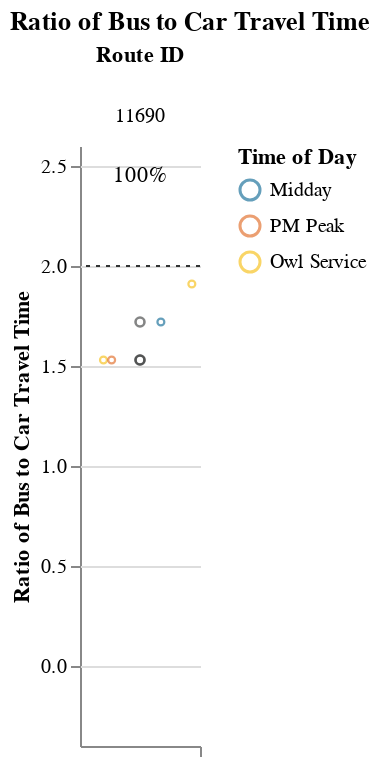
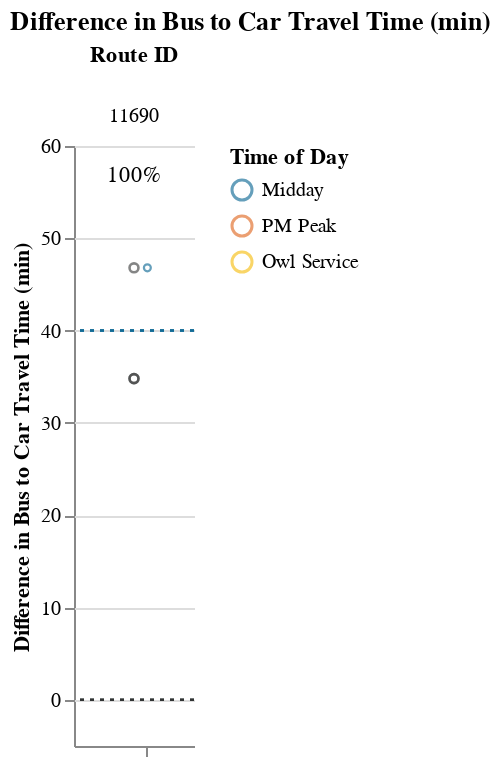

The code cell stored with these charts, in order, in its notebook:
### Markdown cell above
### Long Routes (> 1.5 hrs)

### Code cell
route_group = "long"
try:
    subset_routes, mult, diff  = setup_charts(df, PCT_COMPETITIVE_THRESHOLD, route_group)
    if len(subset_routes) > 0:
        display(
            Markdown(
                f"{CAPTIONS_DICT[route_group]}"
                "Within each route group, routes are sorted in descending order "
                "by % competitive trips and # trips below the additional time cut-off."
            )
        )

        display(mult)
        display(diff)
except:
    print("No routes meet this criteria.")

### Figure 1 — Vega-Lite specification as saved in the notebook (floating-point values rounded to 4 significant figures)
{"config": {"view": {"continuousWidth": 400, "continuousHeight": 300, "stroke": null}, "facet": {"spacing": 0}}, "data": {"name": "data-f453ea7b9587086737fd95e19ceb016a"}, "facet": {"column": {"field": "route_id", "sort": ["11690"], "title": "Route ID", "type": "nominal"}}, "spec": {"layer": [{"mark": {"type": "point", "opacity": 0.65, "size": 12, "strokeWidth": 1.1}, "encoding": {"color": {"field": "time_of_day", "scale": {"range": ["#136C97", "#E16B26", "#F6BF16", "#00896B", "#7790A3", "#5B559C"]}, "sort": ["AM Peak", "Midday", "PM Peak", "Owl Service"], "title": "Time of Day", "type": "nominal"}, "tooltip": [{"field": "route_id", "type": "nominal"}, {"field": "trip_id", "type": "nominal"}, {"field": "service_hours", "type": "quantitative"}, {"field": "car_duration_hours", "type": "quantitative"}, {"field": "bus_multiplier", "type": "quantitative"}, {"field": "bus_difference", "type": "quantitative"}, {"field": "num_trips", "type": "quantitative"}, {"field": "num_competitive", "type": "quantitative"}, {"field": "pct_trips_competitive", "type": "quantitative"}, {"field": "p25", "type": "quantitative"}, {"field": "p50", "type": "quantitative"}, {"field": "p75", "type": "quantitative"}], "x": {"axis": {"grid": false, "labels": false, "ticks": true, "values": [0]}, "field": "jitter", "scale": {}, "title": null, "type": "quantitative"}, "y": {"field": "bus_multiplier", "scale": {"domain": [-0.25, 2.5]}, "title": "Ratio of Bus to Car Travel Time", "type": "quantitative"}}, "selection": {"selector005": {"type": "interval", "bind": "scales", "encodings": ["x", "y"]}}, "transform": [{"calculate": "sqrt(-2*log(random()))*cos(2*PI*random())", "as": "jitter"}], "width": 60}, {"layer": [{"mark": {"type": "point", "opacity": 0.6, "size": 20, "strokeWidth": 1.3}, "encoding": {"color": {"value": "#323434"}, "y": {"field": "bus_multiplier", "type": "quantitative"}}, "transform": [{"filter": "(datum.p50_trip === 1)"}]}, {"mark": {"type": "rule", "strokeDash": [2, 3]}, "encoding": {"color": {"value": "#323434"}, "y": {"field": "cutoff", "type": "quantitative"}}}, {"mark": {"type": "text", "align": "center", "baseline": "middle"}, "encoding": {"color": {"value": "black"}, "text": {"field": "pct_trips_competitive", "format": ".0%", "type": "quantitative"}, "tooltip": [{"field": "route_id", "type": "nominal"}, {"field": "trip_id", "type": "nominal"}, {"field": "service_hours", "type": "quantitative"}, {"field": "car_duration_hours", "type": "quantitative"}, {"field": "bus_multiplier", "type": "quantitative"}, {"field": "bus_difference", "type": "quantitative"}, {"field": "num_trips", "type": "quantitative"}, {"field": "num_competitive", "type": "quantitative"}, {"field": "pct_trips_competitive", "type": "quantitative"}, {"field": "p25", "type": "quantitative"}, {"field": "p50", "type": "quantitative"}, {"field": "p75", "type": "quantitative"}], "x": {"value": 30}, "y": {"value": 15}}, "transform": [{"calculate": "sqrt(-2*log(random()))*cos(2*PI*random())", "as": "jitter"}, {"filter": "(datum.fastest_trip === 1)"}]}]}]}, "resolve": {"scale": {"y": "shared"}}, "title": "Ratio of Bus to Car Travel Time", "$schema": "https://vega.github.io/schema/vega-lite/v4.17.0.json", "datasets": {"data-f453ea7b9587086737fd95e19ceb016a": [{"calitp_itp_id": 380, "trip_key": -2264956901710554590, "trip_id": "t_2012539_b_33529_tn_0", "shape_id": "p_9409", "route_id": "11690", "service_hours": 1.67, "trip_first_departure_ts": 19200, "trip_last_arrival_ts": 25200, "departure_hour": 5, "time_of_day": "Owl Service", "p25": 1.67, "p50": 1.77, "p75": 1.923, "p50_trip": 1, "fastest_trip": 0, "car_duration_hours": 1.09, "competitive_route": 1, "bus_multiplier": 1.53, "bus_difference": 34.8, "num_trips": 4, "num_competitive": 4, "pct_trips_competitive": 1.0, "bus_difference_spread": 24.6, "route_group": "long", "max_trip_hrs": 2.08, "max_trip_route_group": 2.78, "name": "Ventura County Transportation Commission", "caltrans_district": "07 - Los Angeles", "drmt_organization_name": null, "cutoff2": 40, "cutoff": 2}, {"calitp_itp_id": 380, "trip_key": 1309661196047819530, "trip_id": "t_2012465_b_33529_tn_0", "shape_id": "p_9413", "route_id": "11690", "service_hours": 1.67, "trip_first_departure_ts": 61800, "trip_last_arrival_ts": 67800, "departure_hour": 17, "time_of_day": "PM Peak", "p25": 1.67, "p50": 1.77, "p75": 1.923, "p50_trip": 1, "fastest_trip": 1, "car_duration_hours": 1.09, "competitive_route": 1, "bus_multiplier": 1.53, "bus_difference": 34.8, "num_trips": 4, "num_competitive": 4, "pct_trips_competitive": 1.0, "bus_difference_spread": 24.6, "route_group": "long", "max_trip_hrs": 2.08, "max_trip_route_group": 2.78, "name": "Ventura County Transportation Commission", "caltrans_district": "07 - Los Angeles", "drmt_organization_name": null, "cutoff2": 40, "cutoff": 2}, {"calitp_itp_id": 380, "trip_key": 6438527212206342248, "trip_id": "t_2012627_b_33529_tn_0", "shape_id": "p_9413", "route_id": "11690", "service_hours": 1.87, "trip_first_departure_ts": 58200, "trip_last_arrival_ts": 64920, "departure_hour": 16, "time_of_day": "Midday", "p25": 1.67, "p50": 1.77, "p75": 1.923, "p50_trip": 1, "fastest_trip": 0, "car_duration_hours": 1.09, "competitive_route": 1, "bus_multiplier": 1.72, "bus_difference": 46.8, "num_trips": 4, "num_competitive": 4, "pct_trips_competitive": 1.0, "bus_difference_spread": 24.6, "route_group": "long", "max_trip_hrs": 2.08, "max_trip_route_group": 2.78, "name": "Ventura County Transportation Commission", "caltrans_district": "07 - Los Angeles", "drmt_organization_name": null, "cutoff2": 40, "cutoff": 2}, {"calitp_itp_id": 380, "trip_key": -3671692609972788960, "trip_id": "t_2012613_b_33529_tn_0", "shape_id": "p_9409", "route_id": "11690", "service_hours": 2.08, "trip_first_departure_ts": 21300, "trip_last_arrival_ts": 28800, "departure_hour": 5, "time_of_day": "Owl Service", "p25": 1.67, "p50": 1.77, "p75": 1.923, "p50_trip": 0, "fastest_trip": 0, "car_duration_hours": 1.09, "competitive_route": 1, "bus_multiplier": 1.91, "bus_difference": 59.4, "num_trips": 4, "num_competitive": 4, "pct_trips_competitive": 1.0, "bus_difference_spread": 24.6, "route_group": "long", "max_trip_hrs": 2.08, "max_trip_route_group": 2.78, "name": "Ventura County Transportation Commission", "caltrans_district": "07 - Los Angeles", "drmt_organization_name": null, "cutoff2": 40, "cutoff": 2}]}}

### Figure 2 — Vega-Lite specification as saved in the notebook (floating-point values rounded to 4 significant figures)
{"config": {"view": {"continuousWidth": 400, "continuousHeight": 300, "stroke": null}, "facet": {"spacing": 0}}, "data": {"name": "data-a24c9d41fce94072b71fe06e4aeb8054"}, "facet": {"column": {"field": "route_id", "sort": ["11690"], "title": "Route ID", "type": "nominal"}}, "spec": {"layer": [{"mark": {"type": "point", "opacity": 0.65, "size": 12, "strokeWidth": 1.1}, "encoding": {"color": {"field": "time_of_day", "scale": {"range": ["#136C97", "#E16B26", "#F6BF16", "#00896B", "#7790A3", "#5B559C"]}, "sort": ["AM Peak", "Midday", "PM Peak", "Owl Service"], "title": "Time of Day", "type": "nominal"}, "tooltip": [{"field": "route_id", "type": "nominal"}, {"field": "trip_id", "type": "nominal"}, {"field": "service_hours", "type": "quantitative"}, {"field": "car_duration_hours", "type": "quantitative"}, {"field": "bus_multiplier", "type": "quantitative"}, {"field": "bus_difference", "type": "quantitative"}, {"field": "num_trips", "type": "quantitative"}, {"field": "num_competitive", "type": "quantitative"}, {"field": "pct_trips_competitive", "type": "quantitative"}, {"field": "p25", "type": "quantitative"}, {"field": "p50", "type": "quantitative"}, {"field": "p75", "type": "quantitative"}], "x": {"axis": {"grid": false, "labels": false, "ticks": true, "values": [0]}, "field": "jitter", "scale": {}, "title": null, "type": "quantitative"}, "y": {"field": "bus_difference", "scale": {"domain": [-5, 59.4]}, "title": "Difference in Bus to Car Travel Time (min)", "type": "quantitative"}}, "selection": {"selector006": {"type": "interval", "bind": "scales", "encodings": ["x", "y"]}}, "transform": [{"calculate": "sqrt(-2*log(random()))*cos(2*PI*random())", "as": "jitter"}], "width": 60}, {"layer": [{"mark": {"type": "point", "opacity": 0.6, "size": 20, "strokeWidth": 1.3}, "encoding": {"color": {"value": "#323434"}, "y": {"field": "bus_difference", "type": "quantitative"}}, "transform": [{"filter": "(datum.p50_trip === 1)"}]}, {"mark": {"type": "rule", "strokeDash": [2, 3]}, "encoding": {"color": {"value": "#323434"}, "y": {"field": "cutoff", "type": "quantitative"}}}, {"mark": {"type": "rule", "strokeDash": [2, 3]}, "encoding": {"color": {"value": "#136C97"}, "y": {"field": "cutoff2", "type": "quantitative"}}}, {"mark": {"type": "text", "align": "center", "baseline": "middle"}, "encoding": {"color": {"value": "black"}, "text": {"field": "pct_trips_competitive", "format": ".0%", "type": "quantitative"}, "tooltip": [{"field": "route_id", "type": "nominal"}, {"field": "trip_id", "type": "nominal"}, {"field": "service_hours", "type": "quantitative"}, {"field": "car_duration_hours", "type": "quantitative"}, {"field": "bus_multiplier", "type": "quantitative"}, {"field": "bus_difference", "type": "quantitative"}, {"field": "num_trips", "type": "quantitative"}, {"field": "num_competitive", "type": "quantitative"}, {"field": "pct_trips_competitive", "type": "quantitative"}, {"field": "p25", "type": "quantitative"}, {"field": "p50", "type": "quantitative"}, {"field": "p75", "type": "quantitative"}], "x": {"value": 30}, "y": {"value": 15}}, "transform": [{"calculate": "sqrt(-2*log(random()))*cos(2*PI*random())", "as": "jitter"}, {"filter": "(datum.fastest_trip === 1)"}]}]}]}, "resolve": {"scale": {"y": "shared"}}, "title": "Difference in Bus to Car Travel Time (min)", "$schema": "https://vega.github.io/schema/vega-lite/v4.17.0.json", "datasets": {"data-a24c9d41fce94072b71fe06e4aeb8054": [{"calitp_itp_id": 380, "trip_key": -2264956901710554590, "trip_id": "t_2012539_b_33529_tn_0", "shape_id": "p_9409", "route_id": "11690", "service_hours": 1.67, "trip_first_departure_ts": 19200, "trip_last_arrival_ts": 25200, "departure_hour": 5, "time_of_day": "Owl Service", "p25": 1.67, "p50": 1.77, "p75": 1.923, "p50_trip": 1, "fastest_trip": 0, "car_duration_hours": 1.09, "competitive_route": 1, "bus_multiplier": 1.53, "bus_difference": 34.8, "num_trips": 4, "num_competitive": 4, "pct_trips_competitive": 1.0, "bus_difference_spread": 24.6, "route_group": "long", "max_trip_hrs": 2.08, "max_trip_route_group": 2.78, "name": "Ventura County Transportation Commission", "caltrans_district": "07 - Los Angeles", "drmt_organization_name": null, "cutoff2": 40, "cutoff": 0}, {"calitp_itp_id": 380, "trip_key": 1309661196047819530, "trip_id": "t_2012465_b_33529_tn_0", "shape_id": "p_9413", "route_id": "11690", "service_hours": 1.67, "trip_first_departure_ts": 61800, "trip_last_arrival_ts": 67800, "departure_hour": 17, "time_of_day": "PM Peak", "p25": 1.67, "p50": 1.77, "p75": 1.923, "p50_trip": 1, "fastest_trip": 1, "car_duration_hours": 1.09, "competitive_route": 1, "bus_multiplier": 1.53, "bus_difference": 34.8, "num_trips": 4, "num_competitive": 4, "pct_trips_competitive": 1.0, "bus_difference_spread": 24.6, "route_group": "long", "max_trip_hrs": 2.08, "max_trip_route_group": 2.78, "name": "Ventura County Transportation Commission", "caltrans_district": "07 - Los Angeles", "drmt_organization_name": null, "cutoff2": 40, "cutoff": 0}, {"calitp_itp_id": 380, "trip_key": 6438527212206342248, "trip_id": "t_2012627_b_33529_tn_0", "shape_id": "p_9413", "route_id": "11690", "service_hours": 1.87, "trip_first_departure_ts": 58200, "trip_last_arrival_ts": 64920, "departure_hour": 16, "time_of_day": "Midday", "p25": 1.67, "p50": 1.77, "p75": 1.923, "p50_trip": 1, "fastest_trip": 0, "car_duration_hours": 1.09, "competitive_route": 1, "bus_multiplier": 1.72, "bus_difference": 46.8, "num_trips": 4, "num_competitive": 4, "pct_trips_competitive": 1.0, "bus_difference_spread": 24.6, "route_group": "long", "max_trip_hrs": 2.08, "max_trip_route_group": 2.78, "name": "Ventura County Transportation Commission", "caltrans_district": "07 - Los Angeles", "drmt_organization_name": null, "cutoff2": 40, "cutoff": 0}, {"calitp_itp_id": 380, "trip_key": -3671692609972788960, "trip_id": "t_2012613_b_33529_tn_0", "shape_id": "p_9409", "route_id": "11690", "service_hours": 2.08, "trip_first_departure_ts": 21300, "trip_last_arrival_ts": 28800, "departure_hour": 5, "time_of_day": "Owl Service", "p25": 1.67, "p50": 1.77, "p75": 1.923, "p50_trip": 0, "fastest_trip": 0, "car_duration_hours": 1.09, "competitive_route": 1, "bus_multiplier": 1.91, "bus_difference": 59.4, "num_trips": 4, "num_competitive": 4, "pct_trips_competitive": 1.0, "bus_difference_spread": 24.6, "route_group": "long", "max_trip_hrs": 2.08, "max_trip_route_group": 2.78, "name": "Ventura County Transportation Commission", "caltrans_district": "07 - Los Angeles", "drmt_organization_name": null, "cutoff2": 40, "cutoff": 0}]}}
